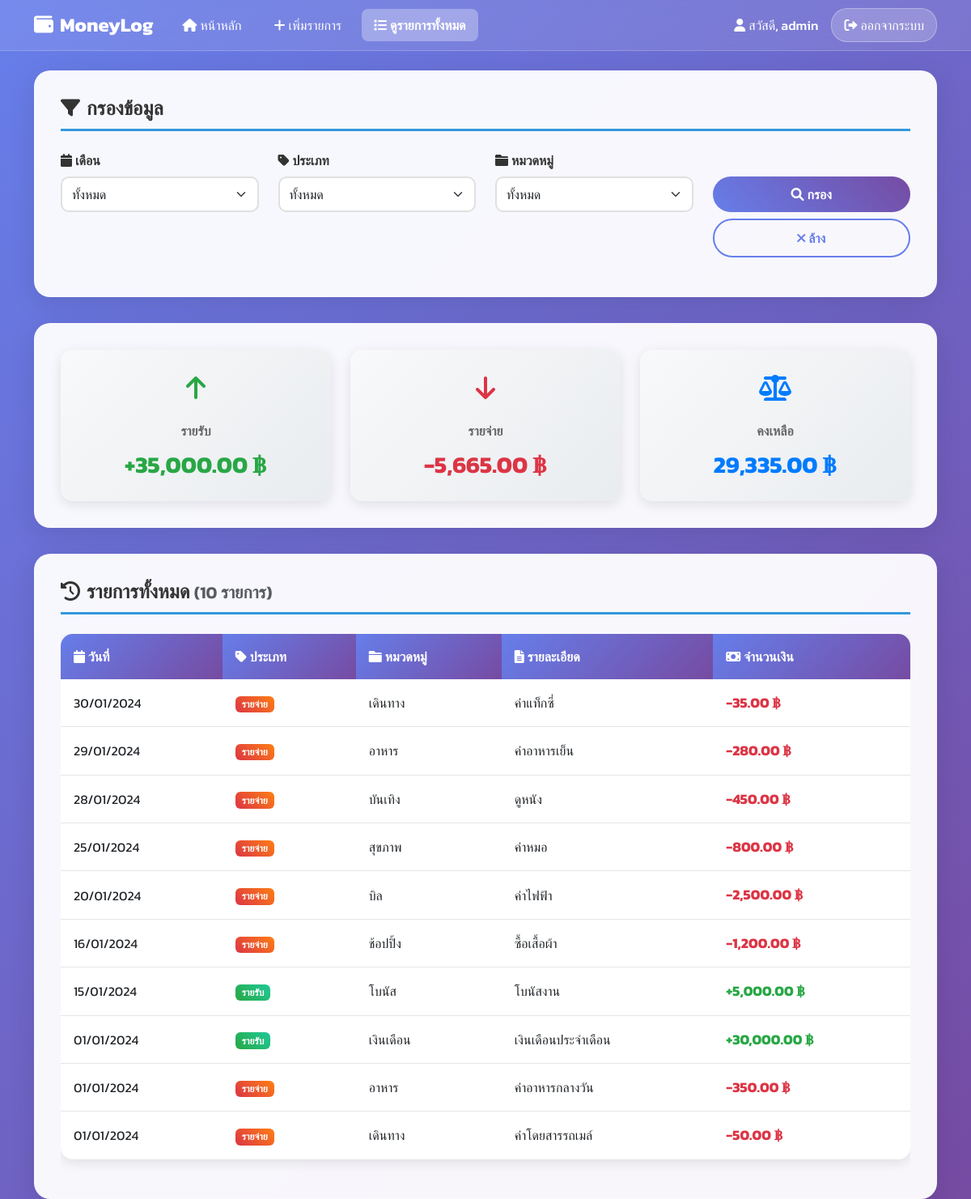
Screenshot of /transactions.php (signed in) with the database file from the repository.
### tables this page shows
CREATE TABLE transactions (
    id INT AUTO_INCREMENT PRIMARY KEY,
    user_id INT NOT NULL,
    type ENUM('income', 'expense') NOT NULL,
    category VARCHAR(50) NOT NULL,
    amount DECIMAL(10,2) NOT NULL,
    description TEXT,
    transaction_date DATE NOT NULL,
    created_at TIMESTAMP DEFAULT CURRENT_TIMESTAMP,
    updated_at TIMESTAMP DEFAULT CURRENT_TIMESTAMP ON UPDATE CURRENT_TIMESTAMP,
    FOREIGN KEY (user_id) REFERENCES users(id) ON DELETE CASCADE,
    INDEX idx_user_date (user_id, transaction_date),
    INDEX idx_user_type (user_id, type),
    INDEX idx_user_category (user_id, category)
);

### transactions.php (the view, shortened to what this page needs)
<?php
require 'backend/config.php';
$userId = $_SESSION['user_id'];
$page = $_GET['page'] ?? 1;
$limit = 20;
$offset = ($page - 1) * $limit;
$display_name = $_SESSION['full_name'] ?? $_SESSION['username'] ?? 'ผู้ใช้งาน';
$whereClause = "WHERE user_id = ?";
$params = [$userId];
$countStmt = $pdo->prepare("SELECT COUNT(*) FROM transactions $whereClause");
$countStmt->execute($params);
$totalRecords = $countStmt->fetchColumn();
$stmt = $pdo->prepare("
    SELECT * FROM transactions
    $whereClause
    ORDER BY transaction_date DESC, created_at DESC
    LIMIT $limit OFFSET $offset
");
$stmt->execute($params);
$transactions = $stmt->fetchAll(PDO::FETCH_ASSOC);
?>
<!DOCTYPE html>
<html lang="th">
<head>
    <link href="https://cdn.jsdelivr.net/npm/bootstrap@5.3.0/dist/css/bootstrap.min.css" rel="stylesheet">
    <link rel="stylesheet" href="https://cdnjs.cloudflare.com/ajax/libs/font-awesome/6.0.0/css/all.min.css">
    <link rel="stylesheet" href="styles/transactions_styles.css">
</head>
<body>
    <nav class="navbar navbar-expand-lg navbar-dark">
        <div class="container">
            <a class="navbar-brand" href="#">
                <i class="fas fa-wallet me-2"></i>MoneyLog
            </a>
            <div class="collapse navbar-collapse" id="navbarNav">
                <ul class="navbar-nav me-auto">
                    <li class="nav-item">
                        <a class="nav-link" href="index.php">
                            <i class="fas fa-home me-1"></i>หน้าหลัก
                        </a>
                    </li>
                    <li class="nav-item">
                        <a class="nav-link" href="add_transaction.php">
                            <i class="fas fa-plus me-1"></i>เพิ่มรายการ
                        </a>
                    </li>
                    <li class="nav-item">
                        <a class="nav-link active" href="transactions.php">
                            <i class="fas fa-list me-1"></i>ดูรายการทั้งหมด
                        </a>
                    </li>
                </ul>
                <div class="d-flex align-items-center">
                    <span class="user-info me-3">
                        <i class="fas fa-user me-1"></i>สวัสดี, <?= htmlspecialchars($display_name) ?>
                    </span>
                    <a href="logout.php" class="logout-btn">
                        <i class="fas fa-sign-out-alt me-1"></i>ออกจากระบบ
                    </a>
                </div>
            </div>
        </div>
    </nav>
    <div class="container mt-4">
        <div class="filter-container">
            <h4>
                <i class="fas fa-filter me-2"></i>กรองข้อมูล
            </h4>
            <form method="GET">
                <div class="row">
                    <div class="col-lg-3 col-md-6 mb-3">
                        <label class="form-label">
                            <i class="fas fa-calendar me-1"></i>เดือน
                        </label>
                        <select name="month" class="form-select">
                            <option value="">ทั้งหมด</option>
                        </select>
                    </div>
                    <div class="col-lg-3 col-md-6 mb-3">
                        <label class="form-label">
                            <i class="fas fa-tag me-1"></i>ประเภท
                        </label>
                        <select name="type" class="form-select">
                            <option value="">ทั้งหมด</option>
                        </select>
                    </div>
                    <div class="col-lg-3 col-md-6 mb-3">
                        <label class="form-label">
                            <i class="fas fa-folder me-1"></i>หมวดหมู่
                        </label>
                        <select name="category" class="form-select">
                            <option value="">ทั้งหมด</option>
                        </select>
                    </div>
                    <div class="col-lg-3 col-md-6 mb-3">
                        <label class="form-label">&nbsp;</label>
                        <div class="d-grid gap-2">
                            <button type="submit" class="btn btn-custom">
                                <i class="fas fa-search me-1"></i>กรอง
                            </button>
                            <a href="transactions.php" class="btn btn-outline-custom">
                                <i class="fas fa-times me-1"></i>ล้าง
                            </a>
                        </div>
                    </div>
                </div>
            </form>
        </div>
        <?php if ($transactions): ?>
            <?php
            $totalIncome = 0;
            $totalExpense = 0;
            foreach ($transactions as $t) {
                if ($t['type'] == 'income') $totalIncome += $t['amount'];
                else $totalExpense += $t['amount'];
            }
            ?>
            <div class="summary-container">
                <div class="row">
                    <div class="col-lg-4 col-md-6 mb-4 mb-lg-0">
                        <div class="summary-card income-summary">
                            <div class="summary-icon">
                                <i class="fas fa-arrow-up"></i>
                            </div>
                            <div class="summary-label">รายรับ</div>
                            <div class="summary-value income-value">+<?= number_format($totalIncome, 2) ?> ฿</div>
                        </div>
                    </div>
                    <div class="col-lg-4 col-md-6 mb-4 mb-lg-0">
                        <div class="summary-card expense-summary">
                            <div class="summary-icon">
                                <i class="fas fa-arrow-down"></i>
                            </div>
                            <div class="summary-label">รายจ่าย</div>
                            <div class="summary-value expense-value">-<?= number_format($totalExpense, 2) ?> ฿</div>
                        </div>
                    </div>
                    <div class="col-lg-4 col-md-12">
                        <div class="summary-card balance-summary">
                            <div class="summary-icon">
                                <i class="fas fa-balance-scale"></i>
                            </div>
                            <div class="summary-label">คงเหลือ</div>
                            <div class="summary-value balance-value"><?= number_format($totalIncome - $totalExpense, 2) ?> ฿</div>
                        </div>
                    </div>
                </div>
            </div>
            <div class="transactions-container">
                <h4>
                    <i class="fas fa-history me-2"></i>รายการทั้งหมด
                    <small class="text-muted">(<?= number_format($totalRecords) ?> รายการ)</small>
                </h4>
                <div class="table-responsive">
                    <table class="table table-hover">
                        <thead>
                            <tr>
                                <th><i class="fas fa-calendar me-1"></i>วันที่</th>
                                <th><i class="fas fa-tag me-1"></i>ประเภท</th>
                                <th><i class="fas fa-folder me-1"></i>หมวดหมู่</th>
                                <th><i class="fas fa-file-text me-1"></i>รายละเอียด</th>
                                <th><i class="fas fa-money-bill me-1"></i>จำนวนเงิน</th>
                            </tr>
                        </thead>
                        <tbody>
                            <?php foreach ($transactions as $transaction): ?>
                            <tr>
                                <td><?= date('d/m/Y', strtotime($transaction['transaction_date'])) ?></td>
                                <td>
                                    <span class="badge badge-<?= $transaction['type'] == 'income' ? 'income' : 'expense' ?>">
                                        <?= $transaction['type'] == 'income' ? 'รายรับ' : 'รายจ่าย' ?>
                                    </span>
                                </td>
                                <td><?= htmlspecialchars($transaction['category']) ?></td>
                                <td><?= htmlspecialchars($transaction['description']) ?></td>
                                <td class="transaction-amount <?= $transaction['type'] ?>">
                                    <?= $transaction['type'] == 'income' ? '+' : '-' ?><?= number_format($transaction['amount'], 2) ?> ฿
                                </td>
                            </tr>
                            <?php endforeach; ?>
                        </tbody>
                    </table>
                </div>
            </div>
        <?php endif; ?>
    </div>
</body>
</html>

### styles/transactions_styles.css (style rules this page uses)
body { background: linear-gradient(135deg, #667eea 0%, #764ba2 100%); min-height: 100vh; font-family: 'Kanit', sans-serif; }
.navbar { background: rgba(255, 255, 255, 0.1) !important; backdrop-filter: blur(10px); border-bottom: 1px solid rgba(255, 255, 255, 0.2); }
.navbar-brand { color: white !important; font-weight: bold; font-size: 1.5rem; }
.navbar-nav .nav-link { color: white !important; margin: 0 5px; padding: 8px 15px !important; border-radius: 8px; transition: all 0.3s ease; }
.navbar-nav .nav-link.active { background: rgba(255, 255, 255, 0.3); font-weight: 600; }
.filter-container { background: rgba(255, 255, 255, 0.95); backdrop-filter: blur(10px); border-radius: 20px; padding: 2rem; margin-bottom: 2rem; box-shadow: 0 8px 32px rgba(0, 0, 0, 0.1); border: 1px solid rgba(255, 255, 255, 0.2); }
.filter-container h4 { color: #333; font-weight: 600; margin-bottom: 1.5rem; border-bottom: 3px solid #3498db; padding-bottom: 10px; }
.form-label { font-weight: 600; color: #333; }
.form-select, .form-control { border: 2px solid #e0e0e0; border-radius: 10px; padding: 8px 12px; transition: border-color 0.3s ease; }
.btn-custom { background: linear-gradient(45deg, #667eea, #764ba2); border: none; color: white; padding: 10px 20px; border-radius: 25px; font-weight: 600; transition: all 0.3s ease; text-decoration: none; display: inline-block; }
.btn-outline-custom { border: 2px solid #667eea; color: #667eea; background: transparent; padding: 10px 20px; border-radius: 25px; font-weight: 600; transition: all 0.3s ease; text-decoration: none; display: inline-block; }
.summary-container { background: rgba(255, 255, 255, 0.95); backdrop-filter: blur(10px); border-radius: 20px; padding: 2rem; margin-bottom: 2rem; box-shadow: 0 8px 32px rgba(0, 0, 0, 0.1); border: 1px solid rgba(255, 255, 255, 0.2); }
.summary-card { background: linear-gradient(135deg, #f8f9fa 0%, #e9ecef 100%); border-radius: 15px; padding: 1.5rem; text-align: center; box-shadow: 0 4px 15px rgba(0, 0, 0, 0.1); transition: transform 0.3s ease; height: 100%; }
.summary-card .summary-icon { font-size: 2rem; margin-bottom: 1rem; }
.summary-card .summary-label { font-size: 1rem; color: #666; font-weight: 600; margin-bottom: 0.5rem; }
.summary-card .summary-value { font-size: 1.8rem; font-weight: bold; margin: 0; }
.income-summary .summary-icon { color: #28a745; }
.expense-summary .summary-icon { color: #dc3545; }
.balance-summary .summary-icon { color: #007bff; }
.income-value { color: #28a745; }
.expense-value { color: #dc3545; }
.balance-value { color: #007bff; }
.transactions-container { background: rgba(255, 255, 255, 0.95); backdrop-filter: blur(10px); border-radius: 20px; padding: 2rem; box-shadow: 0 8px 32px rgba(0, 0, 0, 0.1); border: 1px solid rgba(255, 255, 255, 0.2); }
.transactions-container h4 { color: #333; font-weight: 600; margin-bottom: 1.5rem; border-bottom: 3px solid #3498db; padding-bottom: 10px; }
.table { border-radius: 15px; overflow: hidden; box-shadow: 0 4px 15px rgba(0, 0, 0, 0.1); }
.table thead th { background: linear-gradient(135deg, #667eea 0%, #764ba2 100%); color: white; font-weight: 600; border: none; padding: 1rem; }
.table tbody td { padding: 1rem; border-bottom: 1px solid rgba(0, 0, 0, 0.1); vertical-align: middle; }
.table tbody tr:last-child td { border-bottom: none; }
.transaction-amount { font-weight: bold; font-size: 1.1rem; }
.transaction-amount.income { color: #28a745; }
.transaction-amount.expense { color: #dc3545; }
.badge-income { background: linear-gradient(45deg, #28a745, #20c997); color: white; }
.badge-expense { background: linear-gradient(45deg, #dc3545, #fd7e14); color: white; }
.user-info { color: white; font-weight: 500; }
.logout-btn { background: rgba(255, 255, 255, 0.2); border: 1px solid rgba(255, 255, 255, 0.3); color: white; padding: 8px 15px; border-radius: 20px; text-decoration: none; transition: all 0.3s ease; }

### rows the page displays
transactions: transaction_date "30/01/2024", type "รายจ่าย", category "เดินทาง", description "ค่าแท็กซี่", amount "35.00"
transactions: transaction_date "29/01/2024", type "รายจ่าย", category "อาหาร", description "ค่าอาหารเย็น", amount "280.00"
transactions: transaction_date "28/01/2024", type "รายจ่าย", category "บันเทิง", description "ดูหนัง", amount "450.00"
transactions: transaction_date "25/01/2024", type "รายจ่าย", category "สุขภาพ", description "ค่าหมอ", amount "800.00"
transactions: transaction_date "20/01/2024", type "รายจ่าย", category "บิล", description "ค่าไฟฟ้า", amount "2,500.00"
transactions: transaction_date "16/01/2024", type "รายจ่าย", category "ช้อปปิ้ง", description "ซื้อเสื้อผ้า", amount "1,200.00"
transactions: transaction_date "15/01/2024", type "รายรับ", category "โบนัส", description "โบนัสงาน", amount "5,000.00"
transactions: transaction_date "01/01/2024", type "รายรับ", category "เงินเดือน", description "เงินเดือนประจำเดือน", amount "30,000.00"
transactions: transaction_date "01/01/2024", type "รายจ่าย", category "อาหาร", description "ค่าอาหารกลางวัน", amount "350.00"
transactions: transaction_date "01/01/2024", type "รายจ่าย", category "เดินทาง", description "ค่าโดยสารรถเมล์", amount "50.00"

### other values shown
$display_name "admin"
$totalIncome "35,000.00"
$totalExpense "5,665.00"
$totalIncome - $totalExpense "29,335.00"
$totalRecords "10"
